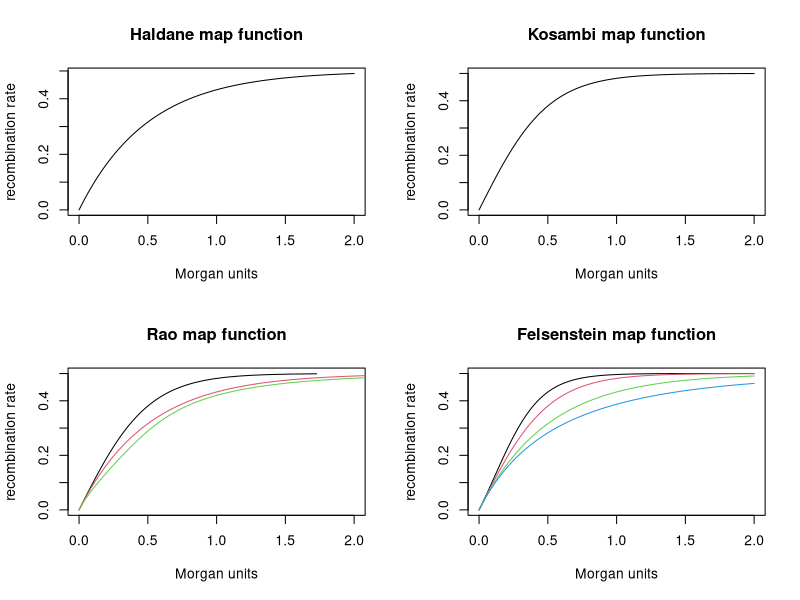

This figure's R source:
### general mapping functions assuming NCI (-> 0<=theta<=0.5)
tiff('map-functions.tiff',width=20,height=20,units='cm',res=200,pointsize=12); par(mfrow=c(2,2))


haldane=function(x){
  theta=c()
  for (i in 1:length(x)){
    theta[i]=0.5*(1-exp(-2*x[i]))
  }
  theta
}


curve(haldane,0,2,main="Haldane map function",xlab="Morgan units",ylab="recombination rate")



kosambi=function(x){
  theta=c()
  for (i in 1:length(x)){
    theta[i]=0.5*tanh(2*x[i])
  }
  theta
}

curve(kosambi,0,2,main="Kosambi map function",xlab="Morgan units",ylab="recombination rate")



# Rao 1977

w=function(p,x){
  y=c()
  for(i in 1:length(x)){
    theta=x[i]
    y[i]=(p*(2*p-1)*(1-4*p)*log(1-2*theta)+16*p*(p-1)*(2*p-1)*atan(2*theta)+
    2*p*(1-p)*(8*p+2)*atanh(2*theta)+6*(1-p)*(1-2*p)*(1-4*p)*theta)/6
  }
  y
}


r=seq(0,0.5,1e-3)
count=0
for (p in c(0.5,1,1.5)){
  count=count+1
  if(count==1) plot(w(p,r),r,type='l',xlim=c(0,2),main='Rao map function',xlab="Morgan units",ylab="recombination rate")
  if(count>1) lines(w(p,r),r,col=count)
}




# Felsenstein 1979

f=function(K,x){
  r=c()
  for(i in 1:length(x)){
    d=x[i]
    r[i]=(1-exp(2*(K-2)*d))/2/(1-(K-1)*exp(2*(K-2)*d))
  }
  r
}


x=seq(0,2,1e-3)
count=0
for (K in c(-1,0,1,1.5)){
  count=count+1
  if(count==1) plot(x,f(K,x),type='l',main='Felsenstein map function',xlab="Morgan units",ylab="recombination rate")
  if(count>1) lines(x,f(K,x),col=count)
}

dev.off()
